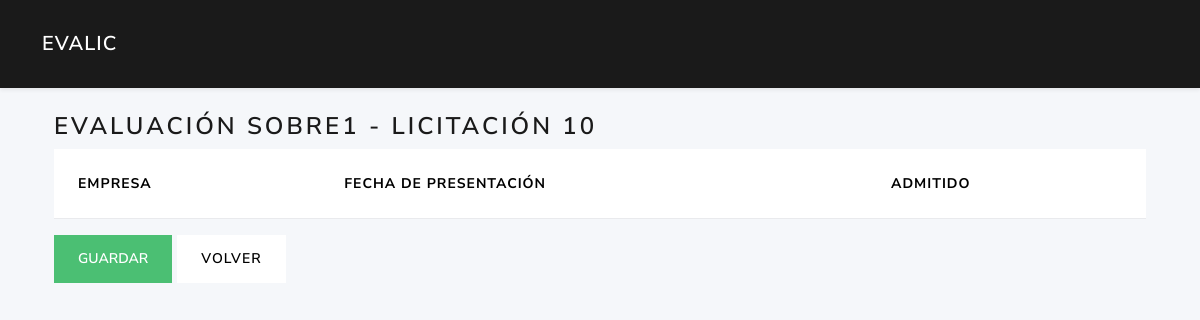
The page /ofertas/10/evaluar_sobre1 on the database as committed earlier.
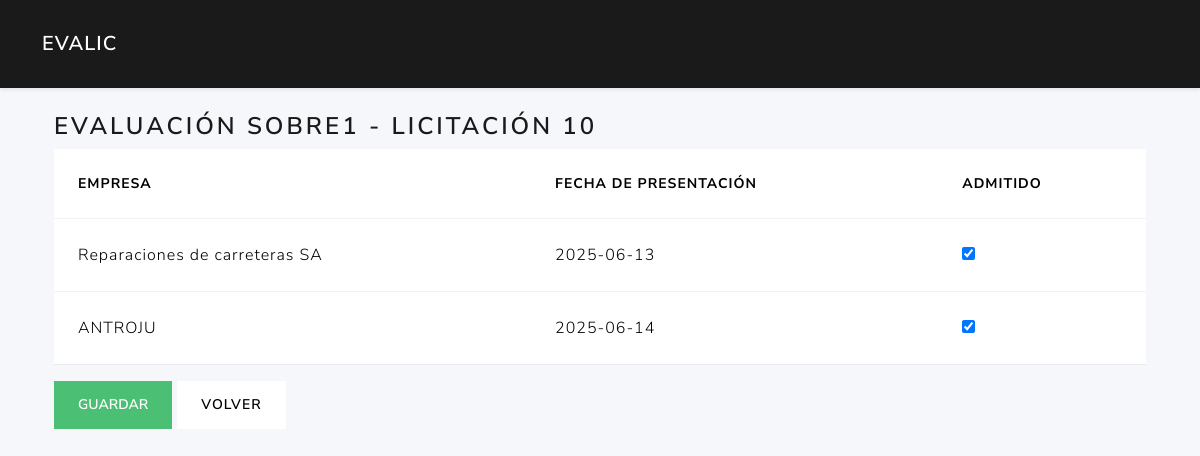
The same page on the database as committed later.
### tables this page shows
CREATE TABLE ofertas (
        fechapresentacion TEXT NOT NULL,
        admitidasobre1 INTEGER,             
        licitacion_id INTEGER NOT NULL,
        licitante_id INTEGER NOT NULL,
        PRIMARY KEY (licitacion_id,licitante_id)                                       
        FOREIGN KEY (licitacion_id) REFERENCES licitaciones(id)
        FOREIGN KEY (licitante_id) REFERENCES licitantes(id)                                                           
    );

CREATE TABLE licitantes (
        id  INTEGER PRIMARY KEY AUTOINCREMENT,
        nombreempresa TEXT NOT NULL,
        cif text NOT NULL,
        direccion text,
        ciudad text,
        provincia text,
        telefono text,
        email text                                                                                                                            
    );

### routes/ofertas_routes.py (the view, shortened to what this page needs)
@ofertas_bp.route('/<int:licitacion_id>/evaluar_sobre1', methods=['GET', 'POST'])
def evaluar_sobre1(licitacion_id):
    ofertas = list_ofertas_logic(current_app, licitacion_id)
    return render_template('ofertas/evaluar_sobre1.html',
                           ofertas=ofertas,
                           licitacion_id=licitacion_id)

### app.py (called while the page is built)
def create_app():
    app = Flask(__name__)
    app.permanent_session_lifetime = timedelta(hours=1)  # Sesión permanente por 1 hora
    app.config.from_object(Config)
    @app.context_processor
    def utility_processor():
        from flask import request, url_for
        def url_for_other_page(page):
            args = request.args.copy()
            args['page'] = page
            return url_for('licitaciones.index', **args)
        return dict(url_for_other_page=url_for_other_page)
    app.teardown_appcontext(close_connection)
    with app.app_context():
        init_db(app)
    app.register_blueprint(auth_bp)
    app.register_blueprint(user_bp)
    app.register_blueprint(licitaciones_bp)
    app.register_blueprint(ofertas_bp)
    app.register_blueprint(licitantes_bp)
    app.register_blueprint(evaluador_bp)
    app.register_blueprint(criterios_bp)
    return app

### models/dao.py (called while the page is built)
def close_connection(exception):
    db = getattr(g, '_database', None)
    if db is not None:
        db.close()

### services/oferta_service.py (called while the page is built)
def list_ofertas_logic(app, licitacion_id=None):
    db = get_db(app)
    return list_ofertas(db, licitacion_id)

### templates/ofertas/evaluar_sobre1.html (shortened to what this page needs)
{% extends 'base.html' %}
{% block content %}
<div class="container">
  <h3>Evaluación Sobre1 - Licitación {{ licitacion_id }}</h3>
  <form method="post">
    <table class="table">
      <thead>
        <tr>
          <th>Empresa</th>
          <th>Fecha de presentación</th>
          <th>Admitido</th>
        </tr>
      </thead>
      <tbody>
        {% for o in ofertas %}
        <tr>
          <td>{{ o.nombreempresa }}</td>
          <td>{{ o.fechapresentacion }}</td>
          <td>
            <input type="checkbox" name="admitidasobre1_{{ o.licitante_id }}" {% if o.admitidasobre1 %}checked{% endif %}>
          </td>
        </tr>
        {% endfor %}
      </tbody>
    </table>
    <button type="submit" class="btn btn-success">Guardar</button>
    <a href="{{ url_for('licitaciones.edit_licitacion_route', lic_id=licitacion_id) }}" class="btn btn-secondary">Volver</a>
  </form>
</div>
{% endblock %}

Rows that differ between the two databases and show on the page:
added ofertas: nombreempresa "Reparaciones de carreteras SA", fechapresentacion "2025-06-13", admitidasobre1 "☑"
added ofertas: nombreempresa "ANTROJU", fechapresentacion "2025-06-14", admitidasobre1 "☑"
